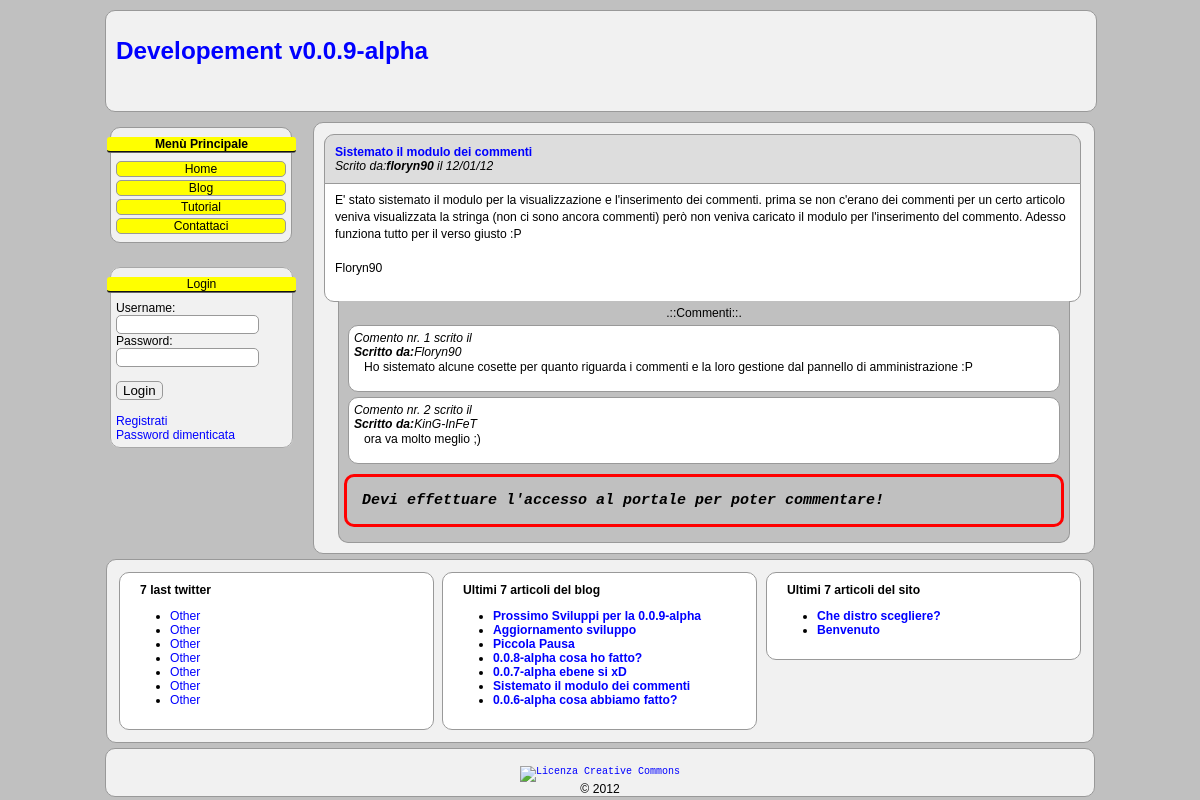
Page /?page=view_article_blog&id=5 on the committed database.
### tables this page shows
CREATE TABLE IF NOT EXISTS `admin_blog` (
  `id` int(11) NOT NULL AUTO_INCREMENT,
  `author` text NOT NULL,
  `title` text NOT NULL,
  `post` text NOT NULL,
  `post_date` text NOT NULL,
  `num_read` int(11) NOT NULL,
  `cat_id` int(11) NOT NULL,
  KEY `id` (`id`)
);

CREATE TABLE IF NOT EXISTS `admin_comments_blog` (
  `id` int(11) NOT NULL AUTO_INCREMENT,
  `blog_id` int(11) NOT NULL DEFAULT '0',
  `name` text NOT NULL,
  `comment` text NOT NULL,
  `ip` text NOT NULL,
  `data` text NOT NULL,
  KEY `id` (`id`)
);

CREATE TABLE IF NOT EXISTS `admin_tutorial` (
  `id` int(11) NOT NULL AUTO_INCREMENT,
  `author` text NOT NULL,
  `title` text NOT NULL,
  `post` text NOT NULL,
  `post_date` text NOT NULL,
  `num_read` int(11) NOT NULL,
  `cat_id` int(11) NOT NULL,
  KEY `id` (`id`)
);

### index.php (called while the page is built, shortened)
<?php
$Template = new Template();
$Template->_TPrint();
?>

### classes/config.php (called while the page is built, shortened)
<?php
$_CONFIG =
array(
    'DB_HOST' => 'localhost',
    'DB_USER' => 'dev123',
    'DB_PASS' => '',
    'DB_NAME' => 'my_dev123'
);
?>

### classes/mysql.class.php (called while the page is built, shortened)
<?php
class MySQL extends Security {
	private $conn   = NULL;
	public function __construct ($db_host, $db_user, $db_pass, $db_name) {
		if (!$this -> conn = @mysql_connect ($db_host, $db_user, $db_pass)) {
			die ("<div class=\"error\">".mysql_error()."</div>");
		}
	}
	public function sendQuery ($query) {
		if (!$this -> result = @mysql_query ($query, $this -> conn)) {
			die ("<div class=\"error\">SQL Error: ".mysql_error()."</div>");
		}else {
			return $this -> result;
		}
	}
}

### classes/security.class.php (called while the page is built, shortened)
<?php
class Security {
	public function VarProtect ($content) {
		if (is_array ($content)) {
			foreach ($content as $key => $val)
				$content[$key] = mysql_real_escape_string (htmlspecialchars (stripslashes ($content[$key])));
		}else{
			$content = mysql_real_escape_string (htmlspecialchars ($content));
		}
		return (get_magic_quotes_gpc () ? stripslashes ($content) : $content);
	}
}
?>

### classes/Template.class.php (the view, shortened to what this page needs)
<?php
class Template extends Login {
	public function __construct () {
    	include(CLASSES_DIR . "config.php");
        include_once(CLASSES_DIR . "mysql.class.php");
		include_once(CLASSES_DIR . "login.class.php");
		$this->sql = new MySQL ($_CONFIG['DB_HOST'], $_CONFIG['DB_USER'], $_CONFIG['DB_PASS'], $_CONFIG['DB_NAME']);
	}
    public function _TPrint() {
        $this->_header();
        $this->_title();
        $this->_content();
        $this->_leftbar();
        $this->_extra();
        $this->_footer();
 }
    public function _header() {
        print "<!DOCTYPE HTML>"
            . "\n<html xmlns=\"http://www.w3.org/1999/xhtml\">"
            . "\n<head>"
            . "\n<title>"._TITLE_SITE_."</title>"
            . "\n<meta http-equiv=\"content-type\" content=\"text/html; charset=UTF-8\" />"
            . "\n<meta name=\"KEYWORDS\" content=\""._KEYWORDS_."\" />"
            . "\n<meta name=\"DESCRIPTION\" content=\""._DESCRIPTION_."\" />"
            . "\n<meta name=\"ROBOTS\" content=\"INDEX, FOLLOW\" />"
            . "\n<meta name=\"REVISIT-AFTER\" content=\"1 DAYS\" />"
            . "\n<meta name=\"RATING\" content=\"GENERAL\" />"
            . "\n<meta name=\"RESOURCE-TYPE\" content=\"DOCUMENT\" />"
            . "\n<meta name=\"DISTRIBUTION\" content=\"GLOBAL\" />"
            . "\n<meta name=\"GENERATOR\" content=\""._GENERATOR_."\" />"
            . "\n<meta name=\"AUTHOR\" content=\""._AUTHOR_."\" />"
            . "\n<meta name=\"COPYRIGHT\" content=\""._COPYRIGHT_."\" />"
            . "\n"
            . "\n"
            . "\n<script type=\"text/javascript\" src=\"js/jquery-1.7.1.js\"></script>"
            . "\n<script type=\"text/javascript\" src=\"js/jquery-ui-1.8.16.js\"></script>"
            . "\n"
            . "\n"
            . "\n<link rel=\"stylesheet\" type=\"text/css\" href=\"css/styles.css\">"
            . "\n"
            . "\n<link rel=\"icon\" href=\"img/favicon.ico\" type=\"image/png\" />"
            . "\n</head>"
            . "\n<body  >"
            . "\n<div id=\"container\">";
    }
    public function _title() {
        print "\n<div id=\"header\">"
            . "\n\t<h1><a href=\"index.php\">"._TITLE_SITE_."</a></h1>"
            . "\n</div>";
    }
    public function _content() {
        print "\n<div id=\"wrapper\">"
            . "\n\t<div id=\"content\">";
        $PLoad = new PageLoader();
        $PLoad->Loader(@$_GET['page']);
	       print "\n\t</div>"
            . "\n</div>";
    }
    public function _leftbar() {
    	print "\n<div id=\"leftbar\">"
    		. "<div id=\"hmenu\">"
            . "\n<center><strong>Men&ugrave; Principale</strong></center>"
            . "</div>";
        print "\n<div id=\"navigation\">"
			. "<br /><br />"
            . "\n<a href=\"index.php\"><li><center>Home</center></li></a>"
            . "\n<a href=\"?page=blog\"><li><center>Blog</center></li></a>"
            . "\n<a href=\"?page=tutorial\"><li><center>Tutorial</center></li></a>"
            . "\n<a href=\"?page=contact\"><li><center>Contattaci</center></li></a>"
            . "\n</div>";
        @$user = empty($_COOKIE['admin_user']) ? $_COOKIE['normal_user'] : $_COOKIE['admin_user'];
        if(@$_COOKIE['admin_user'] || @$_COOKIE['normal_user']){
            print "\n <div id=\"hmenu\"><center>Logged</center></div>"
            	. "\n<fieldset style=\"margin:5px;padding:5px;background-color:#f1f1f1; border:1px solid #A8A8A8;\">"
	    		. "\n   <br /><br /><center>&hearts; Benvenuto, ".htmlspecialchars($user)."!</center><br />";
			if(@$_COOKIE['admin_user']) {
				print "\n<br /><a href=\"./admin.php\">&rsaquo;&rsaquo; Pannello amministrazione</a>";
			}
				print "\n<br /><a href=\"./index.php?page=gestione_user&token=".$_SESSION['token']."\">&rsaquo;&rsaquo; Modifica profilo</a>"
	    		. "\n<br /><a href=\"./index.php?page=logout&token=".$_SESSION['token']."\">&rsaquo;&rsaquo; Logout</a>"
	    		. "\n </fieldset>";
		}
	    else
            $this->form_login(@$_REQUEST['user'], @$_REQUEST['pass']);
    	print "\n</div>"
    		. "\n</div>";
}
    public function _extra() {
        print "\n<div id=\"extra\">"
            . "\n   <div id=\"twitter\">"
            . "\n   <p><strong>7 last twitter</strong></p>"
            . "\n       <ul>"
            . "\n           <li><a href=\"#\">Other</a></li>"
            . "\n             <li><a href=\"#\">Other</a></li>"
            . "\n             <li><a href=\"#\">Other</a></li>"
            . "\n             <li><a href=\"#\">Other</a></li>"
            . "\n             <li><a href=\"#\">Other</a></li>"
            . "\n             <li><a href=\"#\">Other</a></li>"
            . "\n             <li><a href=\"#\">Other</a></li>"
            . "\n   </ul>"
            . "\n   </div>"
	        . "\n   "
            . "\n   <div id=\"last_topic_forum\">"
            . "\n   <p><strong>Ultimi 7 articoli del blog</strong></p>"
	        . "\n       <ul>";
	        $this->post = $this->sql->sendQuery("SELECT * FROM ".__PREFIX__."blog ORDER BY id DESC");
			$i = 0;
            while(($this->article = mysql_fetch_array($this->post)) && $i < 7) {
    	     	print "\n<li><a href=\"?page=view_article_blog&id=".$this->article['id']."\"><b>".$this->article['title']."</b></a></li>";
	            $i++;
			}
            print "\n   </ul>"
                . "\n   </div>"
	            . "\n   "
    	        . "\n   <div id=\"last_news\">"
            	. "\n   <p><strong>Ultimi 7 articoli del sito</strong></p>"
	            . "\n       <ul>";
	        $this->post = $this->sql->sendQuery("SELECT * FROM ".__PREFIX__."tutorial ORDER BY id DESC");
	        $j = 0;
            while(($this->article = mysql_fetch_array($this->post)) && $j < 7) {
    	     	print "\n<li text-align=\"left\"><a href=\"?page=view_article_tutorial&id=".$this->article['id']."\"><b>".$this->article['title']."</b></a></li>";
				$j++;
			}
            print "\n   </ul>"
            	. "\n   </div>"
            	. "\n </div>";
    }
    public function _footer() {
        print "\n\t<div id=\"footer\">"
            . "\n\t\t<br /><a rel=\"license\" href=\"http://creativecommons.org/licenses/by-nc-sa/3.0/\"><img alt=\"Licenza Creative Commons\" style=\"border-width:0\" src=\"http://i.creativecommons.org/l/by-nc-sa/3.0/88x31.png\" /></a><br />"
            . "\n\t&copy; ".date("Y")
            . "\n<br />"
            . "\n\t</div>"
            . "\n</body>"
            . "\n</html>";
    }
}
?>

### pages/view_article_blog/index.php
<?php
include(CLASSES_DIR ."config.php");
$this->sql = new MySQL ($_CONFIG['DB_HOST'], $_CONFIG['DB_USER'], $_CONFIG['DB_PASS'], $_CONFIG['DB_NAME']);
$this->id = (int) $_GET['id'];
$this->post = $this->sql->sendQuery("SELECT * FROM ".__PREFIX__."blog WHERE id = ".$this->id);
while($this->article = mysql_fetch_array($this->post)) {
print "\n\t<div id=\"article_top\">"
    	    	. "\n<b> <a href=\"?page=view_article_blog&id=".$this->article['id']."\">".$this->article['title']."</a></b>"
    			. "\n<br /><i>Scrito da:<b>".$this->article['author']."</b> il ".$this->article['post_date']."</i>"
    			. "\n\t</div>"
    			. "<div id=\"article\">"
    				. "\n<br /><br /><br /><br /><p>".BBCode($this->article['post'])."</p> <br />"
    		. "\n\t</div>";
}
$this->comments = $this->sql->sendQuery("SELECT * FROM ".__PREFIX__."comments_blog WHERE blog_id = ".$this->id." ORDER BY id");
print "<div id=\"comments\">"
	. "\n<center>.::Commenti::.</center>";
$count = 1;
if(mysql_num_rows($this->comments) == 0) {
	print "<div id=\"commento\">"
    	. "\n\n<em>Non ci sono ancora Commenti</em><br />\n"
    	. "\n</div>";
}elseif(mysql_num_rows($this->comments) > 0) {
    while($row = mysql_fetch_array($this->comments)) {
        print "<div id=\"commento\">"
        	. "\n<i>Comento nr. ".$count." scrito il ".$row['data']."<br /><b>Scritto da:</b>".$row['name']."</i><br />"
            . "\n<p>".$row['comment']."</p>"
			. "</div>";
			$count++;
	}
}
if(($this->is_user(@$_COOKIE['normal_user'], @$_COOKIE['normal_pass']) == TRUE) || ($this->is_admin(@$_COOKIE['admin_user'], @$_COOKIE['admin_pass']) == TRUE)) {
    @$user = (isset($_COOKIE['normal_user'])) ? @$_COOKIE['normal_user'] : @$_COOKIE['admin_user'];
    print "\n<div id=\"commento\">"
        . "\n<form name=\"addcomment\" action=\"?page=view_article_blog&id=".$this->id."&action=send_comment\" method=\"POST\">"
        . "\n<b><i>Lasciaci un tuo commento riguardante l'articolo che hai appena letto!</i></b><br /><br />"
        . "\n<b>Nome:</b><br /><input type=\"text\" name=\"name\" value=\"".htmlspecialchars($user)."\" disabled=\"disabled\"/><br /><br />"
        . "\n<input type=\"hidden\" name=\"nome\" value=\"".htmlspecialchars($user)."\" />"
        . "\n<b>Commento:</b><br /><textarea name=\"comment\" cols=\"30\" rows=\"5\"></textarea><br /><br />"
        . "\n<input type=\"submit\" value=\"Invia\" />"
        . "\n</form>"
        . "\n</div>";
    if(@$_GET['action'] == 'send_comment') {
        if(empty($_POST['nome']) || empty($_POST['comment']))
            die( "<script>alert(\"Riempire tutti i campi!\");</script>");
        if (strlen($_POST['comment']) > 500)
            die( "<script>alert(\"Commento troppo lungo\");</script>");
        $commento = mysql_real_escape_string( htmlspecialchars( stripslashes( $_POST['comment'] )));
        $name     = mysql_real_escape_string( htmlspecialchars( stripslashes( $_POST['nome']    )));
        $ip       = $_SERVER['REMOTE_ADDR'];
    	$data	  = date(DATE_RFC822);
        $this->sql->sendQuery("INSERT INTO ".__PREFIX__."comments_blog (blog_id, name, comment, ip, data) VALUES ('".$this->id."', '{$name}', '{$commento}', '{$ip}', '{$data}')");
        header('Location: index.php?page=view_article_blog&id='.$this->id);
    }
}else{
    print "\n<div class=\"error\">"
        . "\n<b><i>Devi effettuare l'accesso al portale per poter commentare!</i></b>"
        . "\n</div>";
}
print "</div>";
?>

### classes/BBCode.class.php
<?php
	function BBCode($text) {
		$text = str_replace("\n","<br />",$text);
		$text = str_replace("&egrave;","è",$text);
		$text = str_replace("&agrave;","à",$text);
		$text = str_replace("&quot;","\"",$text);
		$text = str_replace("&ugrave;","ù",$text);
		$text = str_replace("&Igrave;","ì",$text);
		$text = str_replace("&nbsp;"," ",$text);
		$text = str_replace("&euro;","€",$text);
		$text = str_replace(":)", "<img alt=\":)\" src=\"img/01.jpg\">", $text);
		$text = str_replace(":D", "<img alt=\":D\" src=\"img/02.jpg\">", $text);
		$text = str_replace(";)", "<img alt=\";)\" src=\"img/03.jpg\" >", $text);
		$text = str_replace("^_^", "<img alt=\"^_^\" src=\"img/04.gif\">", $text);
		$text = str_replace(":(", "<img alt=\":(\" src=\"img/06.gif\">", $text);
		$text = str_replace("<<bira>>", "<img alt=\"bira\" src=\"img/bira.gif\">", $text);
		$text = str_replace("<<king>>", "<img alt=\"king\" src=\"img/king.gif\">", $text);
		$text = str_replace("<<figo>>", "<img alt=\"figo\" src=\"img/figo.gif\">", $text);
		$text = str_replace("[img]", "<img src=\"", $text);
		$text = str_replace("[/img]", "\">", $text);
		$text = str_replace("[b]", "<b>", $text);
		$text = str_replace("[/b]", "</b>", $text);
		$text = str_replace("[i]", "<i>", $text);
		$text = str_replace("[/i]", "</i>", $text);
		$text = str_replace("[u]", "<u>", $text);
		$text = str_replace("[/u]", "</u>", $text);
		$text = str_replace("[center]", "<center>", $text);
		$text = str_replace("[/center]", "</center>", $text);
 		$search  = array(
 					"/\\[url\\](.*?)\\[\\/url\\]/is",
 					"/\\[url\\=(.*?)\\](.*?)\\[\\/url\\]/is",
 					"/\\[youtube\\](.*?)\\[\\/youtube\\]/is"
 				);
    	$replace = array(
    				"<a target=\"_blank\" href=\"$1\">$1</a>",
    				"<a target=\"_blank\" href=\"$1\">$2</a>",
    				"<br /><iframe title=\"YouTube video player\" width=\"480\" height=\"390\" src=\"http://www.youtube.com/embed/$1\" frameborder=\"0\" allowfullscreen></iframe>"
				);
 		$text = preg_replace ($search, $replace, $text);
		return $text;
	}
?>

### rows in the picture
admin_blog: title "Sistemato il modulo dei commenti", author "floryn90", post_date "12/01/12", post "E' stato sistemato il modulo per la visualizzazione e l'inserimento dei commenti. prima se non c'erano dei commenti per un certo articolo veniva visualizzata la stringa (non ci sono ancora commenti) però non veniva caricato il modulo per l'inserimento del commento. Adesso funziona tutto per il verso giusto :P Floryn90"
admin_comments_blog: name "Floryn90", comment "Ho sistemato alcune cosette per quanto riguarda i commenti e la loro gestione dal pannello di amministrazione :P"
admin_comments_blog: name "KinG-InFeT", comment "ora va molto meglio ;)"
admin_blog: title "Prossimo Sviluppi per la 0.0.9-alpha"
admin_blog: title "Aggiornamento sviluppo"
admin_blog: title "Piccola Pausa"
admin_blog: title "0.0.8-alpha cosa ho fatto?"
admin_blog: title "0.0.7-alpha ebene si xD"
admin_blog: title "0.0.6-alpha cosa abbiamo fatto?"
admin_tutorial: title "Che distro scegliere?"
admin_tutorial: title "Benvenuto"

### other values in the picture
_TITLE_SITE_ "Developement v0.0.9-alpha"
